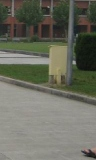
#> input picture Image Data 2/Test images/T10.bmp, 96 x 160 px, found by its file name
$ python visualization.py
#> lines starting #> are read from the running program, lines starting #| are printed output that depends on the picture
### Human_Detection.py
'''
compute the HOG (Histograms of Oriented Gradients) feature from an input image
and then classify the HOG feature vector into human or no-human by using a 3-nearest neighbor (NN) classifier.
'''
import os
import cv2
from matplotlib import pyplot as plt
import numpy as np

####################### helper functions for computing HOG features #######################
def convert_to_gray(image: np.ndarray):
    '''
    convert the image to gray scale, bmp file's color channel is BGR

    I = Round(0.299R + 0.587G + 0.114B)
    '''
    result = np.zeros((image.shape[0], image.shape[1]))
    for i in range(image.shape[0]):
        for j in range(image.shape[1]):
            result[i, j] = round(0.299 * image[i, j, 2] + 0.587 * image[i, j, 1] + 0.114 * image[i, j, 0])
    return result


def gradient(image: np.ndarray):
    '''
    use the sobel's operator to compute the gradient of the image
    '''
    # sobel's operator
    sobel_x = np.array([[-1, 0, 1],
                        [-2, 0, 2],
                        [-1, 0, 1]])
    sobel_y = np.array([[1, 2, 1],
                        [0, 0, 0],
                        [-1, -2, -1]])
    # compute the gradient, the border is set to 0
    gradient_x = np.zeros(image.shape)
    gradient_y = np.zeros(image.shape)
    for i in range(1, image.shape[0] - 1):
        for j in range(1, image.shape[1] - 1):
            gradient_x[i, j] = np.sum(image[i - 1:i + 2, j - 1:j + 2] * sobel_x)
            gradient_y[i, j] = np.sum(image[i - 1:i + 2, j - 1:j + 2] * sobel_y)
    return gradient_x, gradient_y


def gradient_magnitude(gradient_x: np.ndarray, gradient_y: np.ndarray):
    '''
    compute the gradient magnitude
    '''
    result = np.sqrt(gradient_x ** 2 + gradient_y ** 2)
    # normalize the result to 0-255
    result = result / np.max(result) * 255
    return result


def gradient_angle(gradient_x: np.ndarray, gradient_y: np.ndarray):
    '''
    compute the gradient angle
    '''
    result = np.arctan(gradient_y / gradient_x)
    # if both gradient_x and gradient_y are 0, then the angle is will be nan, so we need to set it to 0
    result[np.isnan(result)] = 0
    # convert the angle to degree
    result = (result + np.pi/2) / np.pi * 180
    return result


def cal_portions_index(num):
    '''
    calculate how far away from the bin centers, and use bin_pos to calculate the portion of spliting the magnitude to two bins
    '''
    bin_centers = np.array([10, 30, 50, 70, 90, 110, 130, 150, 170, 190]) # 190 is for calculating the portion only
    bin_pos = num / 20 - 0.5
    bin_index_1 = int(np.floor(bin_pos))
    bin_index_2 = int(np.ceil(bin_pos))

    if bin_pos < 0:
        bin_index_1 = 8
        bin_index_2 = 0
        portion_2 = num + 180 - bin_centers[bin_index_1]
        portion_1 = bin_centers[bin_index_2] - num
    else:
        portion_1 = bin_centers[bin_index_2] - num
        portion_2 = num - bin_centers[bin_index_1]

    if bin_index_2 > 8:
        bin_index_2 = 0

    # [6 lines of commented-out code are left out]

    return portion_1 / 20, portion_2 / 20 , bin_index_1, bin_index_2


####################### main functions for getting HOG features #######################
def compute_HOG(image: np.ndarray):
    '''
    compute the normalized HOG feature vector, using L2 normalization
    '''
    cell_size = 8
    block_size = 2
    # compute the gradient
    gradient_x, gradient_y = gradient(image)
    # compute the gradient magnitude
    gradient_magnitude_image = gradient_magnitude(gradient_x, gradient_y)
    # compute the gradient angle
    gradient_angle_image = gradient_angle(gradient_x, gradient_y)
    # if the angle is larger than 180, then subtract 180
    gradient_angle_image = gradient_angle_image % 180

    # compute the histogram
    histogram = np.zeros((image.shape[0] // cell_size, image.shape[1] // cell_size, 9)) # 9 bins
    for i in range(image.shape[0] // cell_size):
        for j in range(image.shape[1] // cell_size):
            for k in range(cell_size):
                for l in range(cell_size):
                    # split bewteen two closest bins based on ditance to bin centers
                    portion_1, portion_2, bin_index_1, bin_index_2 = cal_portions_index(gradient_angle_image[i * cell_size + k, j * cell_size + l])

                    # compute the histogram for each cell
                    histogram[i, j, int(bin_index_1)] += gradient_magnitude_image[i * cell_size + k, j * cell_size + l] * portion_1
                    histogram[i, j, int(bin_index_2)] += gradient_magnitude_image[i * cell_size + k, j * cell_size + l] * portion_2
    assert histogram.shape == (20, 12, 9)

    # compute the overlapping blocks
    block = np.zeros((image.shape[0] // cell_size - block_size + 1, image.shape[1] // cell_size - block_size + 1, 36))
    for i in range(image.shape[0] // cell_size - block_size + 1):
        for j in range(image.shape[1] // cell_size - block_size + 1):
            for k in range(block_size):
                for l in range(block_size):
                    block[i, j, k * block_size : k * block_size + 9] = histogram[i + k, j + l]
    assert block.shape == (19, 11, 36)

    # compute the normalized HOG feature vector
    result = np.zeros((image.shape[0] // cell_size - block_size + 1, image.shape[1] // cell_size - block_size + 1, 36))
    for i in range(image.shape[0] // cell_size - block_size + 1):
        for j in range(image.shape[1] // cell_size - block_size + 1):
            result[i, j] = block[i, j] / np.sqrt(np.sum(block[i, j] ** 2)) # L2 normalization
            # replace the nan with 0 which caused by the L2 normalization when the sum of the block is 0
            result[np.isnan(result)] = 0
    assert ((image.shape[0] // cell_size - block_size + 1) * (image.shape[1] // cell_size - block_size + 1) * 36 == 7524)

    return result


# [114 lines left out: functions get_HOG_feature, histogram_intersection, hellinger_distance, three_nn, main, not called in this run]


# [33 lines that do not run on import are left out]


### visualization.py
import os
import cv2
import numpy as np
import matplotlib.pyplot as plt

from Human_Detection import compute_HOG, convert_to_gray, gradient, gradient_angle, gradient_magnitude


def show_img(origin_image: np.ndarray, save_name):
    '''
    show the image and its HOG feature vector, for debugging purpose and report
    '''
    # convert the image to gray scale
    origin_image = convert_to_gray(origin_image)

    # get the gradient magnitude and angle
    gradient_x, gradient_y = gradient(origin_image)
    gradient_magnitude_image = gradient_magnitude(gradient_x, gradient_y)
    gradient_angle_image = gradient_angle(gradient_x, gradient_y)

    # save the 5 plot in a same figure with original image, gradient_x, gradient_y, gradient magnitude, gradient angle
    fig, axs = plt.subplots(1, 5, figsize=(20, 4))
    axs[0].imshow(origin_image, cmap=plt.cm.gray)
    axs[0].set_title('Input image')
    axs[1].imshow(gradient_x, cmap=plt.cm.gray)
    axs[1].set_title('Gradient x')
    axs[2].imshow(gradient_y, cmap=plt.cm.gray)
    axs[2].set_title('Gradient y')
    axs[3].imshow(gradient_magnitude_image, cmap=plt.cm.gray)
    axs[3].set_title('Gradient magnitude')
    axs[4].imshow(gradient_angle_image, cmap=plt.cm.gray)
    axs[4].set_title('Gradient angle')
    # plt.show()
    for ax in axs:
        ax.set_axis_off()
    fig.savefig(f"outputs/{save_name}.png")

    # compute the HOG feature vector
    block_histogram = compute_HOG(origin_image)
    # reshape the HOG feature vector
    HOG_feature = block_histogram.reshape(7524)
    # show the image
    plt.figure(figsize=(8, 4))
    plt.subplot(121).set_axis_off()
    plt.imshow(origin_image, cmap=plt.cm.gray)
    plt.title('Input image')
    # show the HOG feature vector
    plt.subplot(122).set_axis_off()
    plt.plot(HOG_feature)
    plt.title('Histogram of Oriented Gradients')
    # save the figure
    plt.savefig(f"outputs/{save_name}_HOG.png")


if __name__ == "__main__":
    # debug_num = [0, 1, 2, 3, 5, 20, 35, 95, 169, 171, 178, 179, 180]
    # for num in debug_num:
    #     cal_portions_index(num)
    train_folder = "/Users/zehuajiang/My/CS6643 Computer Vision Spring 2023/Project_2_Human_Detection/Image Data 2/Database images"
    test_folder = "/Users/zehuajiang/My/CS6643 Computer Vision Spring 2023/Project_2_Human_Detection/Image Data 2/Test images"
    for img in os.listdir(test_folder):
        img_path = os.path.join(test_folder, img)
        output_path = os.path.join("outputs", img.split(".")[0] + ".txt")
        image = cv2.imread(img_path)
#> image is the input picture: shape (160, 96, 3); mean B, G, R 95.4, 108, 106.3
        show_img(image, save_name=img.split(".")[0])
#> after the loop in convert_to_gray, `for i in range(image.shape[0]):`:
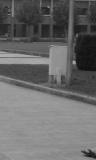
#> result: shape (160, 96) float64; min 15, max 176, mean 106.1
#> after the loop in gradient, `for i in range(1, image.shape[0] - 1):`:
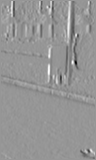
#> gradient_x: shape (160, 96) float64; min -481, max 334, mean -3.3; drawn with min black and max white
#> after the loop in gradient, `for i in range(1, image.shape[0] - 1):`:
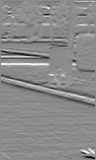
#> gradient_y: shape (160, 96) float64; min -418, max 347, mean -3.4; drawn with min black and max white
#> in gradient_magnitude, `result = np.sqrt(gradient_x ** 2 + gradient_y ** 2)`:
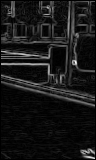
#> result: shape (160, 96) float64; min 0, max 487.4, mean 46.1; drawn with min black and max white
#> in gradient_angle, `result[np.isnan(result)] = 0`:
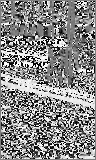
#> result: shape (160, 96) float64; min -1.57, max 1.57, mean 0.106; drawn with min black and max white
#> in gradient_angle, `result = (result + np.pi/2) / np.pi * 180`:
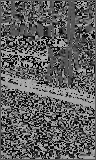
#> result: shape (160, 96) float64; min 0, max 180, mean 96.1
#> the loop in compute_HOG, `for i in range(image.shape[0] // cell_size):` made 20 passes
#> in show_img, `plt.savefig(f"outputs/{save_name}_HOG.png")`:
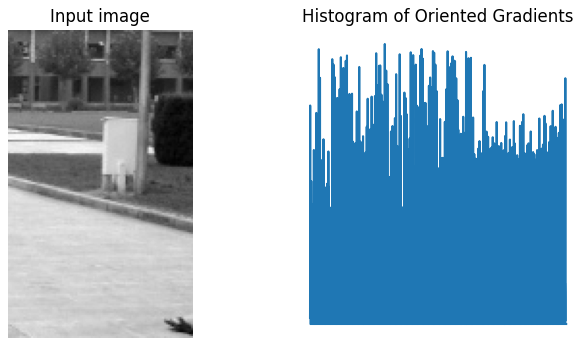
#> figure drawn by matplotlib, 2 panels
